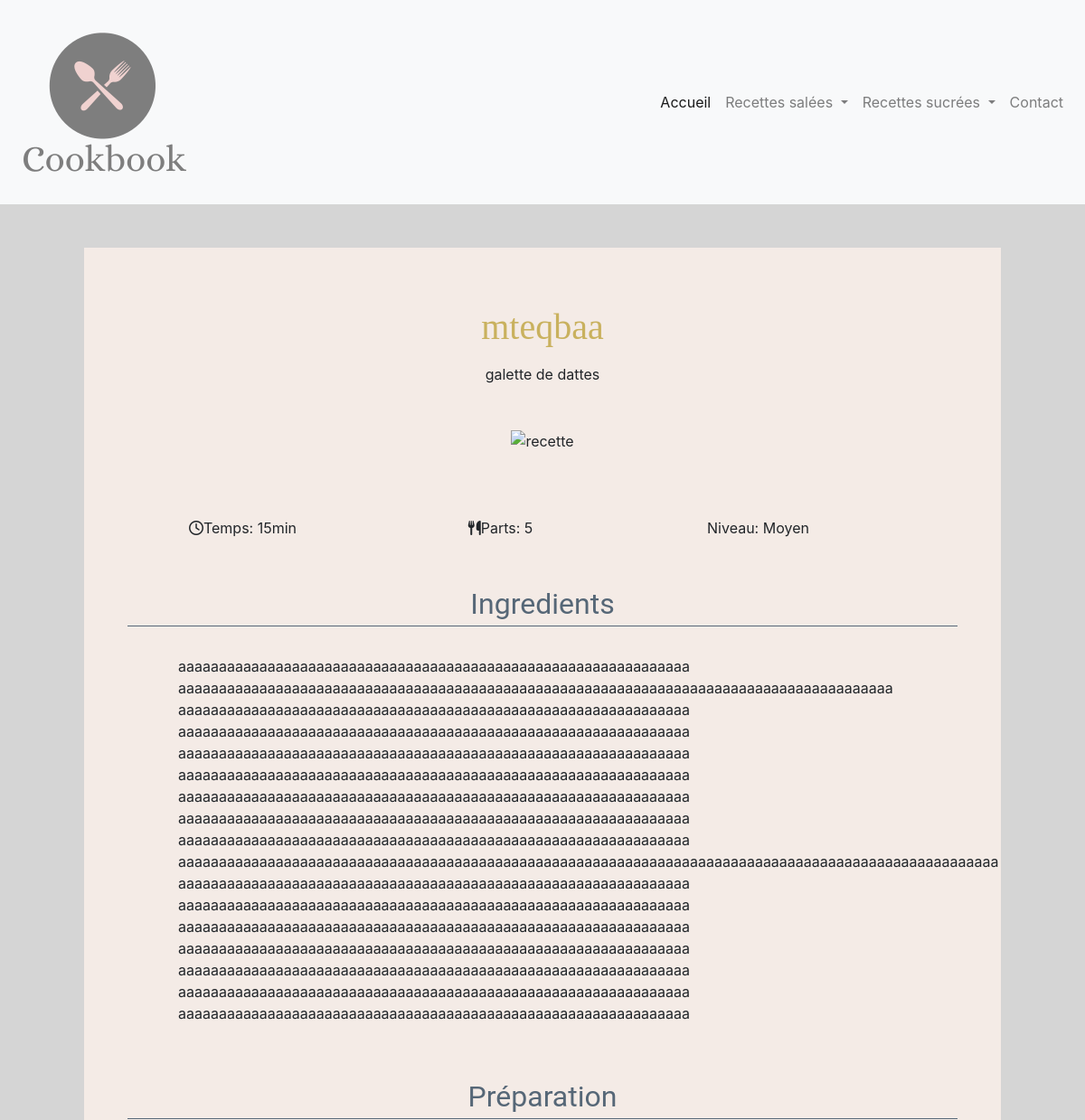
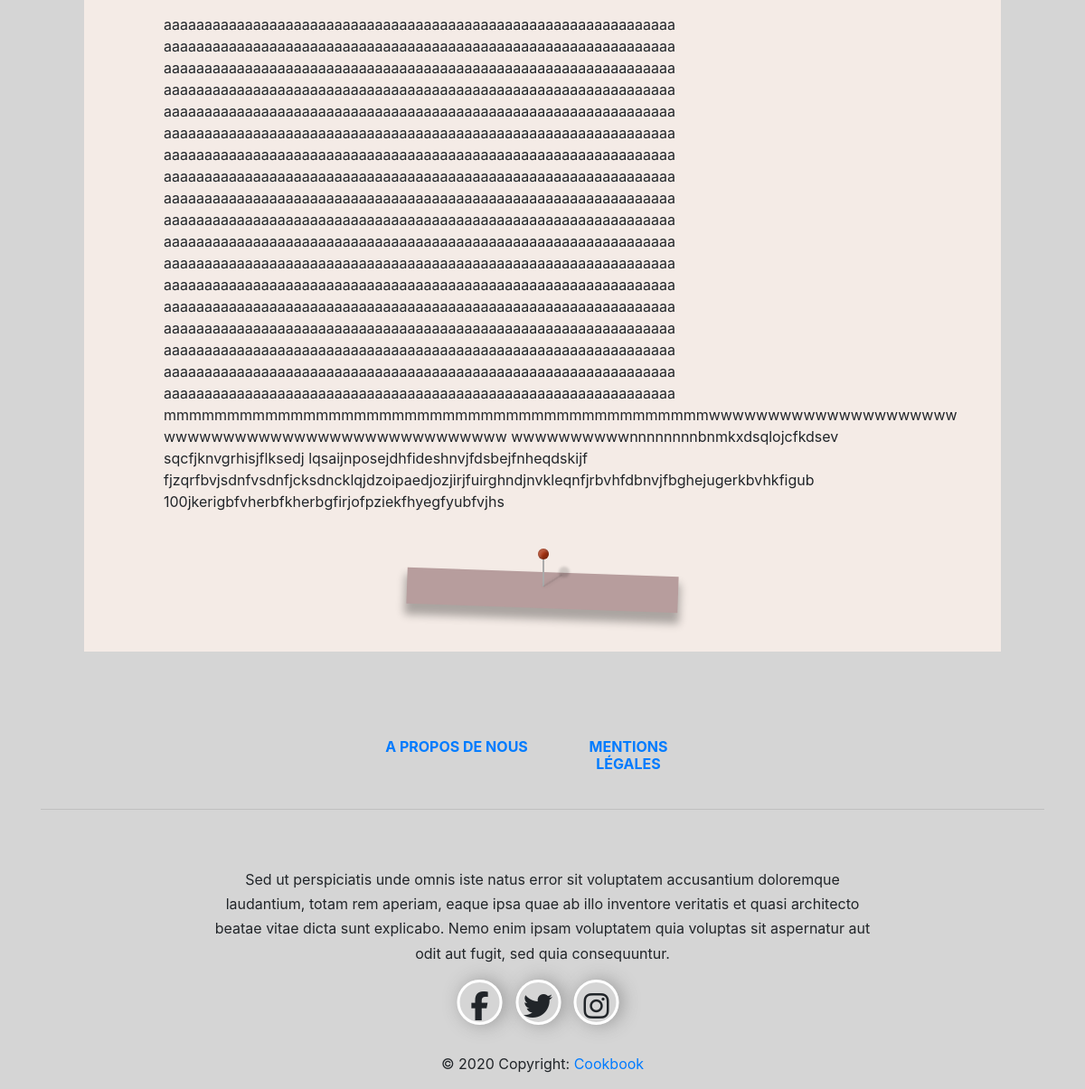
Screenshot of /recipe.php?edit=76 with the database file from the repository (2 pictures, top to bottom).
### tables this page shows
CREATE TABLE IF NOT EXISTS `recettes` (
  `id` int(11) NOT NULL AUTO_INCREMENT,
  `titre` varchar(100) NOT NULL,
  `descr` text NOT NULL,
  `categorie` varchar(200) NOT NULL,
  `image` longtext DEFAULT NULL,
  `temp` varchar(50) NOT NULL,
  `parts` int(11) NOT NULL,
  `niveau` varchar(100) NOT NULL,
  `ingredients` longtext NOT NULL,
  `preparation` longtext NOT NULL,
  `tag` varchar(200) NOT NULL,
  `note` longtext NOT NULL,
  `date` datetime NOT NULL,
  `user_id` int(11) DEFAULT NULL,
  PRIMARY KEY (`id`),
  KEY `user_id` (`user_id`)
);

### config/setting.php (called while the page is built, shortened)
<?php
$connect = new mysqli('localhost','root','','cookbook') or die (mysqli_error($connect));
if (isset($_GET['edit'])) {
    $id = $_GET['edit'];
     $result = $connect -> query("SELECT * FROM recettes WHERE id = $id") or die ($connect ->error);
    $test = mysqli_num_rows($result);
    if ($test ==1) {
    $row = $result->fetch_array();
    }
}
?>

### recipe.php (the view, shortened to what this page needs)
<!DOCTYPE html>
<html lang="fr">
<head>
 	<link rel="stylesheet" href="https://stackpath.bootstrapcdn.com/bootstrap/4.4.1/css/bootstrap.min.css">
	<link rel="stylesheet" type="text/css" href="assets/css/footer.css">
	<link rel="stylesheet" type="text/css" href="assets/css/helper.css">
	<link rel="stylesheet" type="text/css" href="assets/css/recipe.css">
</head>
<body  >
<?php include("inc/navbar.php"); ?>
  <?php  require "config/setting.php"  ;  ?>
  <div class="container">
<main class="m-5 bg_creamWhite p-5">
    <h1 class="text-center prata gold title m-3 "><?php  echo $row['titre']; ?> </h1>
    <p class="description text-justify text-center">
    <?php echo $row['descr']; ?>
    </p>
    <div class="recettePhoto  m-5 text-center">
    <?php $image = $row['image'];
    $image_src = "config/upload/".$image;?>
        <img src="<?php echo $image_src; ?>" alt="recette" class="w-100">
    </div>
    <div class="barre row text-center">
        <div class="tempPreparation col-3 m-4"><i class="far fa-clock"></i>Temps:<span id="time"> <?php  echo $row['temp'];   ?></span></div>
        <div class="parts col-3 m-4"><i class="fas fa-utensils"></i>Parts: <span id="parts"> <?php  echo $row['parts'];   ?></span></div>
        <div class="niveau col-3 m-4"> Niveau:  <span id="niveau"> <?php  echo $row['niveau'];   ?></span>  </div>
    </div>
    <div class="row">
        <div class="ingredients col-12 ">
          <h2 class="box text-center darkBlue">Ingredients</h2>
          <ul id="ingredients-list" class="saver row"   >
            <div class="col12 col-md-5 m-3">
            <?php  echo $row['ingredients'];   ?>
            </div>
            <div class="col12 col-md-5 m-3">
            </div>
          </ul>
        </div>
        <div class="instructions col-12  ">
          <h2 class="box text-center darkBlue">Préparation</h2>
          <ol id="method-list" class="saver" contenteditable="true" >
          <?php  echo $row['preparation'];   ?>
          </ol>
        </div>
      </div>
      <div class="quote-container">
  <i class="pin"></i>
  <blockquote class="note couleur">
  </blockquote>
</div>
    </div>
<?php include("inc/footer.php"); ?>
</body>
</html>

### assets/css/footer.css (style rules this page uses)
body { background-color: #D5D5D5; height:100px; }

### assets/css/helper.css (style rules this page uses)
.gold { color: #C9B15E; }
.darkBlue { color: #566777; }
.bg_creamWhite { background-color: #F4EBE6; }
.prata { font-family: 'Prata', serif; }

### assets/css/recipe.css (style rules this page uses)
.box { font-family: Roboto; font-size: 2em; line-height: 1; margin: 1em 0 0.5em; padding-bottom: 0.25em; font-weight: 400; color: #566777; border-bottom: 1px solid #566777; }
.quote-container { margin-top: 50px; position: relative; }
.note { color: #333; position: relative; width: 300px; margin: 0 auto; padding: 20px; font-family: Satisfy; font-size: 30px; box-shadow: 0 10px 10px 2px rgba(0,0,0,0.3); }
.couleur { background: #b79d9d; -webkit-transform: rotate(2deg); -moz-transform: rotate(2deg); -o-transform: rotate(2deg); -ms-transform: rotate(2deg); transform: rotate(2deg); }
.pin { background-color: #aaa; display: block; height: 32px; width: 2px; position: absolute; left: 50%; top: -16px; z-index: 1; }
.pin:after { background-color: #A31; background-image: radial-gradient(25% 25%, circle, hsla(0,0%,100%,.3), hsla(0,0%,0%,.3)); border-radius: 50%; box-shadow: inset 0 0 0 1px hsla(0,0%,0%,.1), inset 3px 3px 3px hsla(0,0%,100%,.2), inset -3px -3px 3px hsla(0,0%,0%,.2), 23px 20px 3px hsla(0,0%,0%,.15); content: ''; height: 12px; left: -5px; position: absolute; top: -10px; width: 12px; }
.pin:before { background-color: hsla(0,0%,0%,0.1); box-shadow: 0 0 .25em hsla(0,0%,0%,.1); content: ''; height: 24px; width: 2px; left: 0; position: absolute; top: 8px; transform: rotate(57.5deg); -moz-transform: rotate(57.5deg); -webkit-transform: rotate(57.5deg); -o-transform: rotate(57.5deg); -ms-transform: rotate(57.5deg); transform-origin: 50% 100%; -moz-transform-origin: 50% 100%; -webkit-transform-origin: 50% 100%; -ms-transform-origin: 50% 100%; -o-transform-origin: 50% 100%; }

### rows the page displays
recettes: titre "mteqbaa", descr "galette de dattes", temp "15min", parts "5", niveau "Moyen", ingredients "aaaaaaaaaaaaaaaaaaaaaaaaaaaaaaaaaaaaaaaaaaaaaaaaaaaaaaaaaaaaaaa aaaaaaaaaaaaaaaaaaaaaaaaaaaaaaaaaaaaaaaaaaaaaaaaaaaaaaaaaaaaaaaaaaaaaaaaaaaaaaaaaaaaaaaa aaaaaaaaaaaaaaaaaaaaaaaaaaaaaaaaaaaaaaaaaaaaaaaaaaaaaaaaaaaaaaa aaaaaaaaaaaaaaaaaaaaaaaaaaaaaaaaaaaaaaaaaaaaaaaaaaaaaaaaaaaaaaa aaaaaaaaaaaaaaaaaaaaaaaaaaaaaaaaaaaaaaaaaaaaaaaaaaaaaaaaaaaaaaa aaaaaaaaaaaaaaaaaaaaaaaaaaaaaaaaaaaaaaaaaaaaaaaaaaaaaaaaaaaaaaa aaaaaaaaaaaaaaaaaaaaaaaaaaaaaaaaaaaaaaaaaaaaaaaaaaaaaaaaaaaaaaa aaaaaaaaaaaaaaaaaaaaaaaaaaaaaaaaaaaaaaaaaaaaaaaaaaaaaaaaaaaaaaa aaaaaaaaaaaaaaaaaaaaaaaaaaaaaaaaaaaaaaaaaaaaaaaaaaaaaaaaaaaaaaa…", preparation "aaaaaaaaaaaaaaaaaaaaaaaaaaaaaaaaaaaaaaaaaaaaaaaaaaaaaaaaaaaaaaa aaaaaaaaaaaaaaaaaaaaaaaaaaaaaaaaaaaaaaaaaaaaaaaaaaaaaaaaaaaaaaa aaaaaaaaaaaaaaaaaaaaaaaaaaaaaaaaaaaaaaaaaaaaaaaaaaaaaaaaaaaaaaa aaaaaaaaaaaaaaaaaaaaaaaaaaaaaaaaaaaaaaaaaaaaaaaaaaaaaaaaaaaaaaa aaaaaaaaaaaaaaaaaaaaaaaaaaaaaaaaaaaaaaaaaaaaaaaaaaaaaaaaaaaaaaa aaaaaaaaaaaaaaaaaaaaaaaaaaaaaaaaaaaaaaaaaaaaaaaaaaaaaaaaaaaaaaa aaaaaaaaaaaaaaaaaaaaaaaaaaaaaaaaaaaaaaaaaaaaaaaaaaaaaaaaaaaaaaa aaaaaaaaaaaaaaaaaaaaaaaaaaaaaaaaaaaaaaaaaaaaaaaaaaaaaaaaaaaaaaa aaaaaaaaaaaaaaaaaaaaaaaaaaaaaaaaaaaaaaaaaaaaaaaaaaaaaaaaaaaaaaa aaaaaaaaaaaaaaaaaaaaaaaaaaaaaaaaaaaaaaaaaaaaaaaaaaaaaaaaaaaaaaa…"
